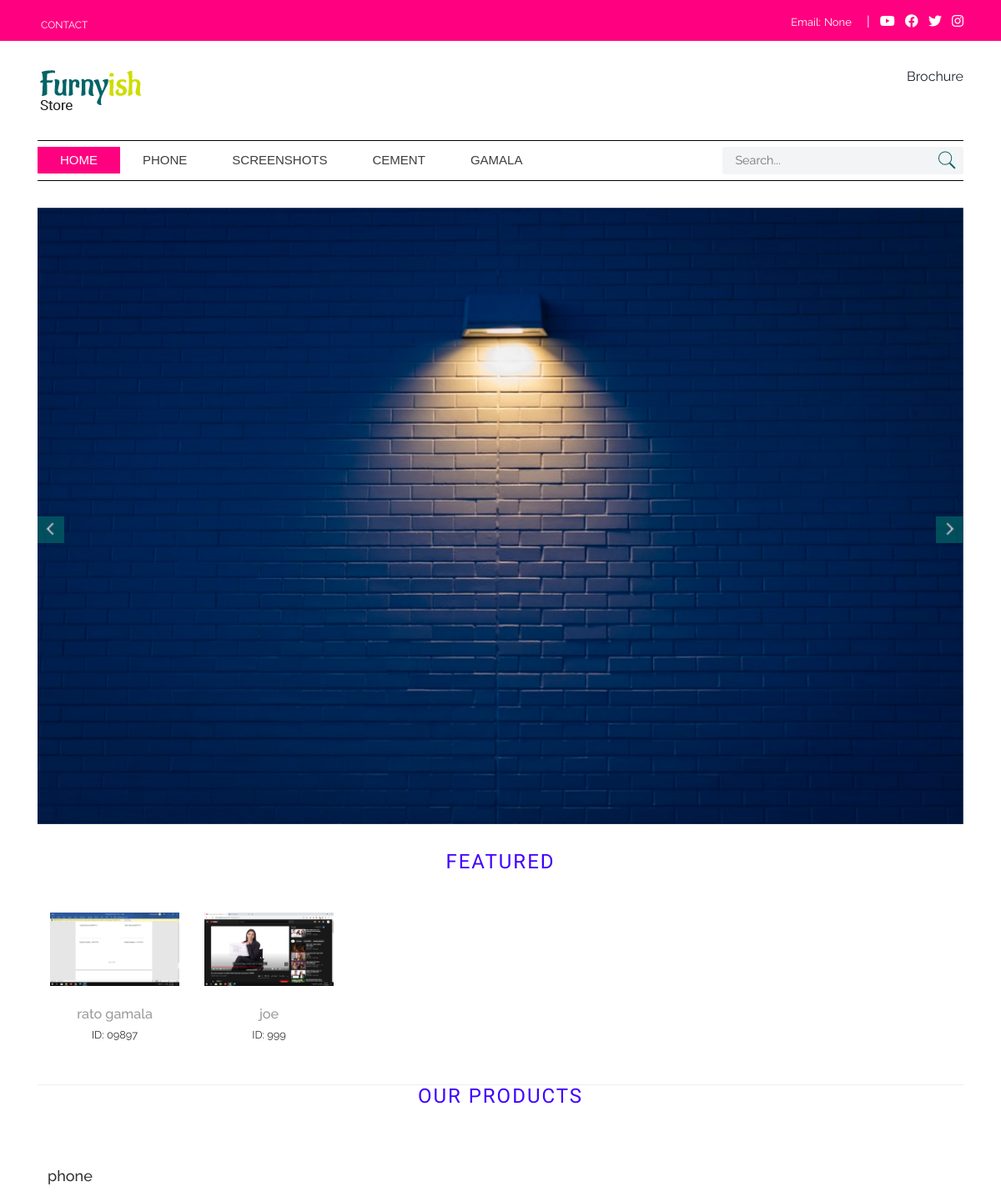
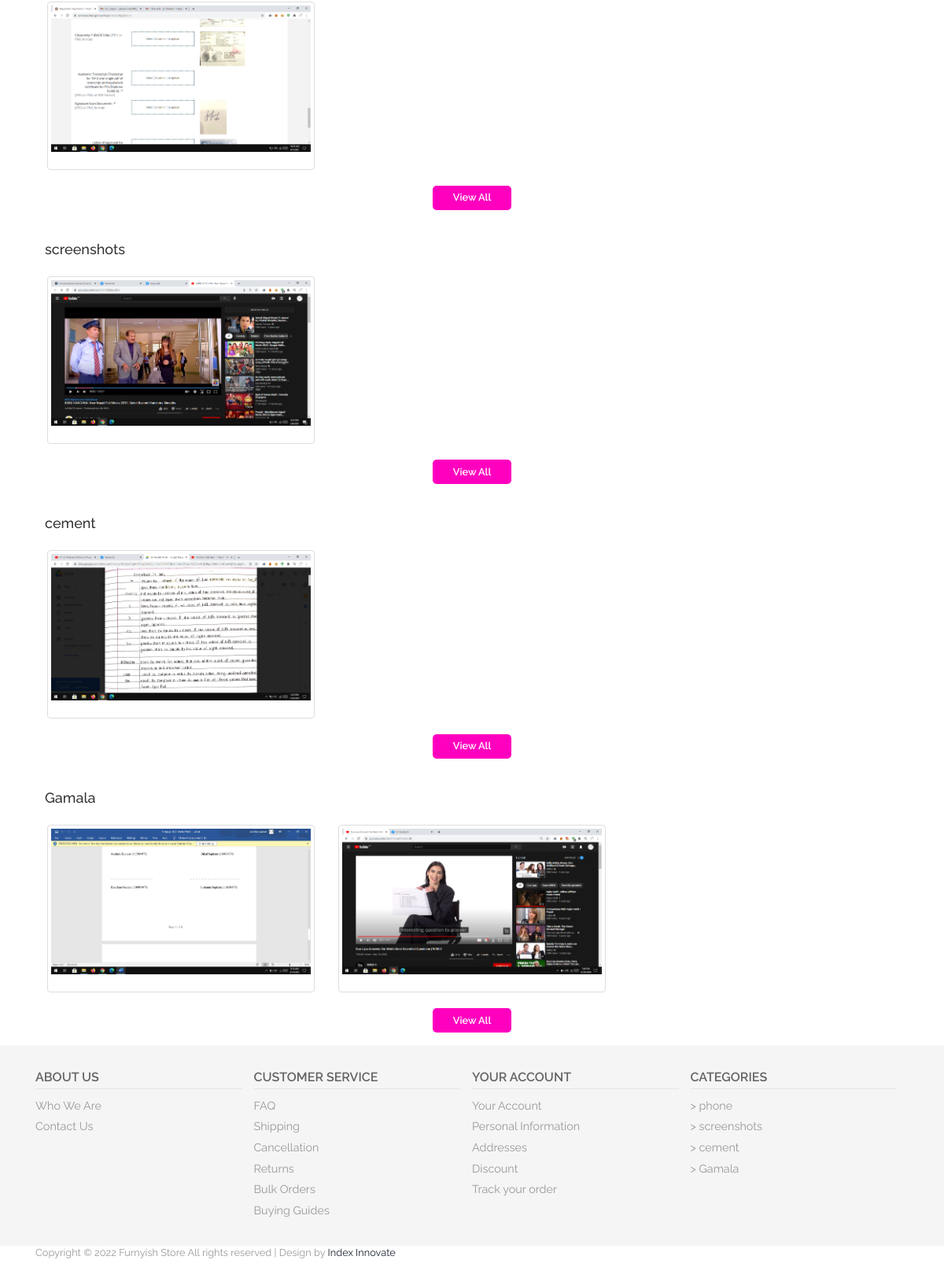
The page / on the database its author committed (2 pictures, top to bottom).
### store/models.py (models this page shows, shortened)
class Setting(models.Model):
    name = models.CharField(max_length=200, null=True, blank=True)
    email = models.CharField(max_length=200, null=True, blank=True)
    phone = models.CharField(max_length=200, null=True, blank=True)
    location = models.CharField(max_length=200, null=True, blank=True)
    location_details = models.CharField(max_length=200, null=True, blank=True)
    fb = models.URLField(max_length=200, null=True, blank=True)
    insta = models.URLField(max_length=200, null=True, blank=True)
    yt = models.URLField(max_length=200, null=True, blank=True)
    tw = models.URLField(max_length=200, null=True, blank=True)
    class Meta:
       verbose_name_plural = "5. Setting"

class Category(models.Model):
    name = models.CharField(max_length=200, null=True, blank=True)
    code = models.CharField(max_length=122, null=True, blank=True)
    pub_date = models.DateTimeField(auto_now_add=True)
    class Meta:
       verbose_name_plural = "2. Category"

class BannerImage(models.Model):
    image = models.ImageField(null=True, blank=True)
    class Meta:
       verbose_name_plural = "3. Banner Image"

class Product(models.Model):
    name = models.CharField(max_length=200, null=True, blank=True)
    image = models.ImageField(null=True, blank=True)
    code = models.CharField(max_length=122, null=True, blank=True)
    short_description = models.TextField(max_length=200, null=True, blank=True)
    description = models.TextField(max_length=500, null=True, blank=True)
    details = models.TextField(max_length=500, null=True, blank=True)
    pub_date = models.DateTimeField(auto_now_add=True)
    is_featured = models.BooleanField(default=False)
    is_active = models.BooleanField(default=False)
    category = models.ForeignKey(Category, on_delete=models.SET_NULL, blank=True, null=True)
    class Meta:
       verbose_name_plural = "1. Product"

### store/views.py (the view)
# urls.py: 2. Add a URL to urlpatterns:  path('', views.home, name='home')
def home(request):
    category_list = Category.objects.all().order_by('-id')[:4]
    product_list = Product.objects.all().order_by('-id')
    featured_list = Product.objects.filter(is_featured = True, is_active = True)[:5]
    setting = Setting.objects.first()
    banner_image = BannerImage.objects.all()
    context = {'category_list' : category_list, 'product_list' : product_list, 'featured_list': featured_list,'setting': setting, 'banner_image': banner_image}
    return render(request, 'store/index.html', context)

### store/templates/store/index.html
{% extends 'store/main.html' %}
{% load static %}
{% block content %}
{% include 'store/topnav.html' %}
{% include 'store/navbar.html' %}
{% include 'store/content.html' %}
{% include 'store/footer.html' %}
{% endblock %}

### store/templates/store/topnav.html
{% load static %}
<div class="top_bg">
  <div class="container">
    <div class="header_top-sec">
      <div class="top_right">
        <ul>
          <li><a href="{% url 'contact' %}">Contact</a></li>
        </ul>
      </div>
      <div class="top_left">
        <ul>
          <li class="top_link">
            Email:<a href="{{setting.email}}">{{setting.email}}</a>
          </li>
          |
        </ul>
        <div class="social">
             <a href="{{setting.yt}}" target="_blank"><i class="fab fa-youtube"></i></a>
             <a href="{{setting.fb}}" target="_blank"><i class="fab fa-facebook"></i></a>
             <a href="{{setting.tw}}" target="_blank"><i class="fab fa-twitter"></i></a>
             <a href="{{setting.insta}}" target="_blank"><i class="fab fa-instagram"></i></a>
        </div>
      </div>
      <div class="clearfix"></div>
    </div>
  </div>
</div>

### store/templates/store/navbar.html
{% load static %}
<div class="header_top">
  <div class="container">
    <div class="logo">
      <a href="{% url 'home' %}"><img src="{% static 'store/images/logo.png' %}" alt="" /></a>
    </div>
    <div class="header_right">
        <a href="{% url 'brochure' %}" target="_blank" >Brochure</a>
    </div>
  </div>
</div>
<div class="mega_nav">
  <div class="container">
    <div class="menu_sec">
      <ul class="megamenu skyblue">
        <li class=" active grid">
          <a class="color1" href="{% url 'home' %}">Home</a>
        </li>
        <li class="grid">
          {% for category in category_list %}
          <a class="color1" href="{% url 'products' %}?category={{category.name}}">{{category.name}}</a>
          {% endfor %}
        </li>
      </ul>
      <div class="search">
        <form action="{% url 'searchbar' %}" method="GET">
          <input type="text" value="{{request.GET.query}}" name="query" placeholder="Search..." />
          <input type="submit" value=""/>
        </form>
      </div>
      <div class="clearfix"></div>
    </div>
  </div>
</div>

### store/templates/store/content.html (shortened to what this page needs)
{% extends 'store/main.html' %}
{% load static %}
{% block content %}
<div class="content">
  <div class="container">
    <div class="slider">
      <ul class="rslides" id="slider1">
        {% for banner in banner_image %}
        <li><img src="{{banner.image.url}}" alt="" /></li>
        {% endfor %}
      </ul>
    </div>
  </div>
</div>
<div class="top-sellers">
  <div class="container">
    <h3>FEATURED</h3>
    <div class="seller-grids">
      {% for product in featured_list %}
      <div class="col-md-2 seller-grid">
        <a href="{% url 'products' %}"><img src="{{product.image.url}}" alt="" /></a>
        <h4><a href="{% url 'products' %}">{{product.name}}</a></h4>
        <span>ID: {{product.code}}</span>
      </div>
      {% endfor %}
      <div class="clearfix"></div>
    </div>
  </div>
</div>
<div class="top-sellers">
  <div class="container">
    <h3>OUR PRODUCTS</h3>
    {% for category in category_list %}
        <div class="row">
              <h4 class="my-4">{{category.name}}</h4>
              {% for product in category.product_set.all %}
              <div class="col-md-4">
                <div class="thumbnail">
                    <img src="{{product.image.url}}" style="width:100%">
                    <div class="caption">
                    </div>
                </div>
              </div class="view">
              {% endfor %}
              <div class=" text-center">
              <a class="color1" href="{% url 'products' %}?category={{category.name}}">
                <input type="button" class="item_add items "value="View All">
              </a>
              </div>
        </div>
    {% endfor %}
  </div>
</div>
{% endblock %}

### store/templates/store/footer.html
{% load static %}
<div class="footer-content">
  <div class="container">
    <div class="ftr-grids">
      <div class="col-md-3 ftr-grid">
        <h4>About Us</h4>
        <ul>
          <li><a href="{% url 'home' %}">Who We Are</a></li>
          <li><a href="{% url 'contact' %}">Contact Us</a></li>
        </ul>
      </div>
      <div class="col-md-3 ftr-grid">
        <h4>Customer service</h4>
        <ul>
          <li><a href="#">FAQ</a></li>
          <li><a href="#">Shipping</a></li>
          <li><a href="#">Cancellation</a></li>
          <li><a href="#">Returns</a></li>
          <li><a href="#">Bulk Orders</a></li>
          <li><a href="#">Buying Guides</a></li>
        </ul>
      </div>
      <div class="col-md-3 ftr-grid">
        <h4>Your account</h4>
        <ul>
          <li><a href="{% url 'contact' %}">Your Account</a></li>
          <li><a href="#">Personal Information</a></li>
          <li><a href="#">Addresses</a></li>
          <li><a href="#">Discount</a></li>
          <li><a href="#">Track your order</a></li>
        </ul>
      </div>
      <div class="col-md-3 ftr-grid">
        <h4>Categories</h4>
        <ul>
          {% for category in category_list %}
          <li><a href="{% url 'products' %}?category={{category.name}}">> {{category.name}}</a></li>
          {% endfor %}
        </ul>
      </div>
      <div class="clearfix"></div>
    </div>
  </div>
</div>
<div class="footer">
  <div class="container">
    <div class="copywrite">
      <p>
        Copyright © 2022 Furnyish Store All rights reserved | Design by
        <a href="http://w3layouts.com">Index Innovate</a>
      </p>
    </div>
  </div>
</div>

### static/store/css/style.css (style rules this page uses)
h4, h5, h6, h1, h2, h3 { margin: 0; }
ul, ol { margin: 0; padding:0; }
p { margin: 0; }
html, body { font-family: 'Raleway', sans-serif; font-size: 100%; background: #ffffff; }
body a { transition:0.5s all; -webkit-transition:0.5s all; -moz-transition:0.5s all; -o-transition:0.5s all; -ms-transition:0.5s all; }
.row { margin:0; }
.top_bg { background:#ff0080; }
.header_top-sec { padding: 15px 0 8px; }
.logo img { width:100%; }
.header_top { padding:2em 0; }
.top_left { float: right; color:#fff; }
.top_right { float:left; color: #ffffff; margin-top: 3px; }
.top_right ul,.top_left ul { padding:0; list-style:none; display: inline-block; vertical-align: middle; }
.top_left ul li.top_link { margin-right:10px; }
.top_right ul li,.top_left ul li { display: inline-block; }
.social { display: inline-block; }
.top_right ul li:last-child { margin-right: 0; }
.top_right ul li a { text-align:center; padding: 0px 4px; text-transform:uppercase; font-size:12px; display:block; color:#ffffff; -webkit-transition: all 0.3s ease-in-out; -moz-transition: all 0.3s ease-in-out; -o-transition: all 0.3s ease-in-out; transition: all 0.3s ease-in-out; }
.top_left ul li { font-size:13px; }
.top_left ul li a { text-align:center; padding: 0px 4px; font-size:13px; color:#ffffff; -webkit-transition: all 0.3s ease-in-out; -moz-transition: all 0.3s ease-in-out; -o-transition: all 0.3s ease-in-out; transition: all 0.3s ease-in-out; }
.logo { float: left; }
.header_right { float: right; }
.social a i { color: white; }
.social i { margin-left: 8px; }
.search { position: relative; background: #f3f4f5; float: left; width: 26%; border-radius:3px; }
.search input[type="text"] { margin: 0px 0; padding: 6px 10px 6px 15px; outline: none; color: #5a5a5a; background: none; border: none; width: 89.33333%; position: relative; font-size: 0.9em; -webkit-appearance: none; }
.search input[type="submit"] { background: url('../images/search1.png') no-repeat 0px 1px; border: none; cursor: pointer; width: 24px; outline: none; position: absolute; height: 24px; top: 3px; right: 8px; }
.menu_sec { border-top:1px solid #000; border-bottom:1px solid #000; padding:7px 0; }
.header_right { position:relative; }
.slider { position:relative; margin:2em 0; }
.rslides { position: relative; list-style: none; overflow: hidden; width: 100%; padding: 0; margin: 0; }
.rslides li { -webkit-backface-visibility: hidden; position: absolute; display: none; width: 100%; left: 0; top: 0; }
.rslides li:first-child { position: relative; display: block; float: left; }
.rslides img { display: block; height: auto; float: left; width: 100%; border: 0; }
.new h3,.top-sellers h3 { text-align:center; text-transform:uppercase; font-size:1.5em; margin-bottom:2em; font-family: 'Aladin', cursive; letter-spacing:2px; color: #4000ff; }
.seller-grids { margin-top:3em; }
.seller-grid img { width:100%; }
.seller-grids a { color:#999; }
.seller-grid { text-align: center; }
.seller-grid h4 a { margin:25px 0 5px 0; font-size:0.9em; display:block; }
.seller-grid span { font-size:0.8em; }
.seller-grids { border-bottom: 1px solid #eee; padding-bottom: 3em; }
.footer-content { background:#F5F5F5; padding:2em 0; }
.ftr-grid h4 { color: #646464; font-weight: 600; display: block; border-bottom: 1px solid #E5E5E5; padding-bottom: 5px; text-transform:uppercase; font-size:1em; }
.ftr-grid { padding-left: 0; }
.ftr-grid ul li { display:block; }
.ftr-grid ul li:nth-child(1) { margin-top:0.5em; }
.ftr-grid ul li a { color:#999; padding:3px 0; display:block; font-size:0.9em; }
.footer { padding-bottom:2em; }
.copywrite p { color: #999; font-size: 0.8em; }
.item_add { color:#fff; text-decoration:none; font-weight:600; padding:0.5em 2em; font-size:0.8em; display:inline-block; border-radius:5px; -moz-border-radius: 5px; -webkit-border-radius: 5px; -o-border-radius: 5px; margin: 0px 16px 0px 0px; background: #ff00bf; border:none; outline:none; }
.items { float:none; margin: 0 0 16px 0px; }

### rows shown on the page
Setting: email "None"
Category: name "PHONE", name "phone"
Category: name "SCREENSHOTS", name "screenshots"
Category: name "CEMENT", name "cement"
Category: name "GAMALA", name "Gamala"
BannerImage: image (picture)
Product: image (picture), name "rato gamala", code "09897"
Product: image (picture), name "joe", code "999"
Product: image (picture)
Product: image (picture)
Product: image (picture)
